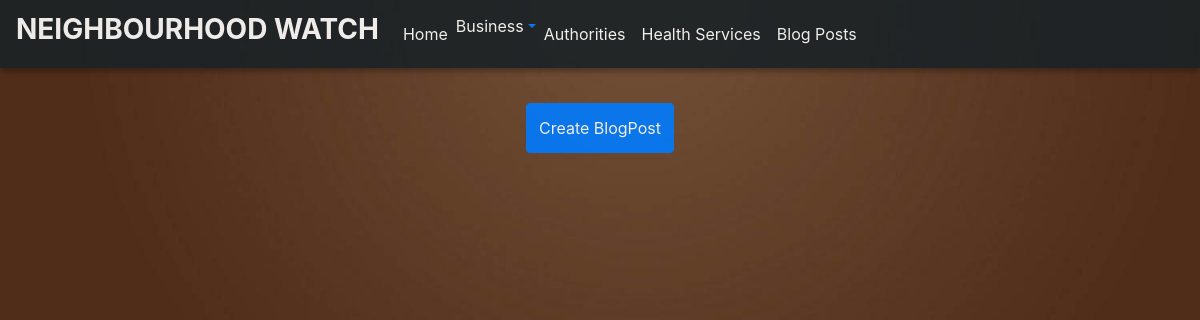
The app's page /LPosts/, older data.
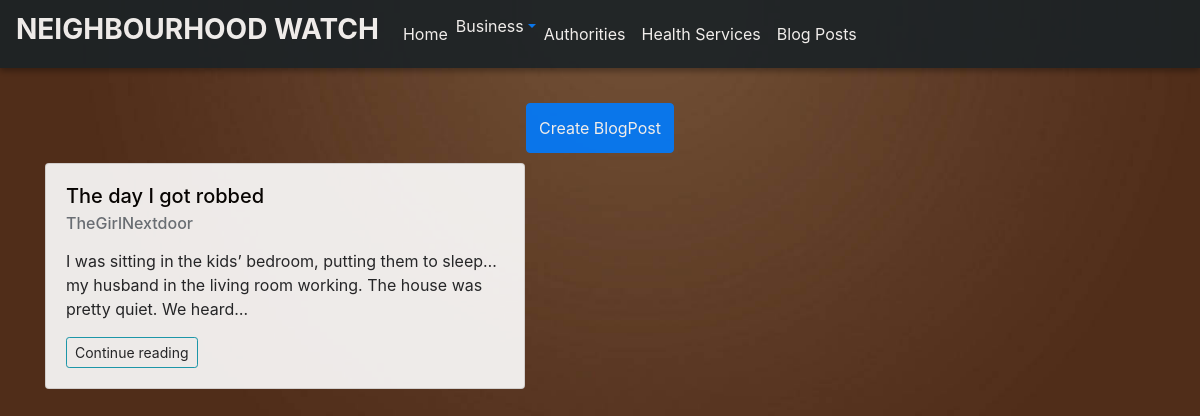
The same page, newer data.
### neighbourhood/models.py (models this page shows, shortened)
class BlogPost(models.Model):
    title = models.CharField(max_length=150)
    image = models.ImageField(upload_to='post/')
    post = HTMLField()
    user= models.ForeignKey(User,on_delete=models.CASCADE,null=True,blank=True)
    neighbourhood= models.ForeignKey(Neighbourhood,on_delete=models.CASCADE,null=True,blank=True)
    post_date = models.DateTimeField(auto_now_add=True)
    avatar = models.ImageField(upload_to='avatars/')
    author=models.CharField(max_length=200,null=True)

### neighbourhood/views.py (the view)
# urls.py: url(r'LPosts/',views.lanetPost,name='LPosts'),
def lanetPost(request):
   lanet_neighbourhood = Neighbourhood.objects.get(pk=1)
   posts = BlogPost.objects.filter(neighbourhood=lanet_neighbourhood)
   return render(request,'LanetPosts.html', {'posts':posts})

### neighbourhood/templates/LanetPosts.html (shortened to what this page needs)
{% extends 'index.html' %}
{% load static %}
{% load staticfiles %}
{% block content %}
<nav class="navbar navbar-expand-lg">
    <a class="navbar-brand" style="color: white;" href="#"><h3><strong>NEIGHBOURHOOD WATCH</strong></h3></a>
        <div class="collapse navbar-collapse" id="navbarTogglerDemo02">
         <ul class="navbar-nav mr-auto smooth-scroll">
          <li class="nav-item">
            <a class="nav-link" href="{%url 'lanet'%}">Home
            </a>
          </li>
          <li class="nav-item">
            <a href="#" class="dropdown-toggle" data-toggle="dropdown" role="button"><span class="bus">Business</span></a>
          </li>
          <li class="nav-item">
            <a class="nav-link" href="{%url 'Lauth'%}" data-offset="90">Authorities</a>
          </li>
          <li class="nav-item">
            <a class="nav-link" href="{%url 'Lhealth'%}" data-offset="90">Health Services</a>
          </li>
          <li class="nav-item">
            <a class="nav-link" href="{%url 'LPosts'%}" data-offset="90">Blog Posts</a>
          </li>
        </ul>
       </div>
</nav>
<div class="container">
  <div class="row">
    <div class="col-md-12 top-div" style="margin-top:40px;"></div>
  </div>
  <div class="text-center">
    <a href="{%url 'post_form'%}" >
        <button class="btn btn-primary" style="height:50px;  margin-top: -6px;">Create BlogPost</button>
    </a>
  </div>
  <div class="row">
    {% for post in posts %}
    <div class="col-md-6">
    <div class="card" style="width: 30rem;margin-top:10px;">
    <div class="card-body">
      <a href="{{post.id}}" style="color:black;text-decoration:none;margin:auto;">
        <h5 class="card-title">{{post.title}}</h5>
      </a>
      <a href="{{post.author}}" style="color:black;text-decoration:none;margin:auto;">
        <h6 class="card-subtitle mb-2 text-muted">{{post.author}}</h6>
      </a>
      <p class="card-text">{{post.post|truncatechars:150 | safe}}</p>
      <a class="btn btn-sm btn-outline-info mr-3" data-toggle="modal" data-target="#{{post.id}}">Continue reading</a>
</div>
</div>
</div>
  {% endfor %}
  </div>
  </div>
  {% endblock %}

Row changes from the older to the newer data that the page shows:
added BlogPost: title "The day I got robbed", author "TheGirlNextdoor", post "I was sitting in the kids’ bedroom, putting them to sleep…my husband in the living room working. The house was pretty quiet. We heard…"
